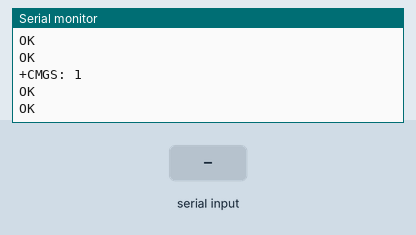
Recording of a sketch running on a simulated Arduino Mega 2560, built with avr-gcc and run on an emulated ATmega2560. Parts: the last lines printed to the serial monitor. Inputs (shaded band) come from the test bench. The modem accepts every AT command (registered, SIM ready, sends succeed) and sends nothing else.

Above: at 7.8 s.
7.9 s: "1" received over the second serial link
At 10.6 s:
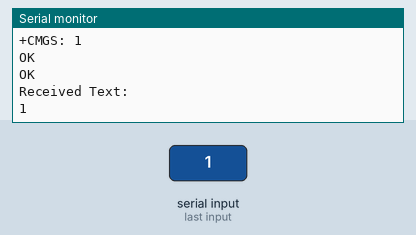
10.9 s: "0" received over the second serial link
At 13.2 s:
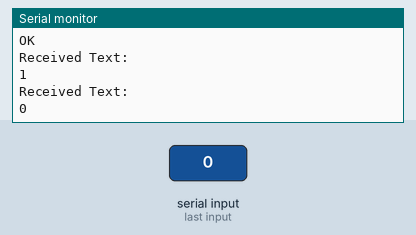

Measured:
- after the input at 7.9 s, the serial monitor: prints a new line after 1.8 s (image 1)
- after the input at 10.9 s, the serial monitor: prints a new line after 1.8 s (image 2)

The sketch:

GSM-ATCommands.ino
```cpp
#include <SoftwareSerial.h>

SoftwareSerial gsmSerial(53, 52);
String inText;
String phoneNumber = "+639171709038";

void setup()
{
  Serial.begin(9600);
  initGSM();
  sendSMS("Testing");
}

void loop()
{
  receiveSMS();
  //sendSMS("Testing");

  delay(1000);
}

void initGSM()
{
  gsmSerial.begin(9600);

  while (!gsmSerial.available())
  {
    gsmSerial.println("AT");
    delay(1000);
    Serial.println("Connecting...");
  }

  Serial.println("Connected!");
  gsmSerial.println("AT+CMGF=1");
  updateSerial();

  gsmSerial.println("AT + CMGS = \"" + phoneNumber + "\"");
  updateSerial();

  gsmSerial.print("GSM initialized.");
  updateSerial();

  gsmSerial.write((char)26);
  updateSerial();


  // Receive mode.
  gsmSerial.print("AT+CNMI=1,2,0,0,0\r");
  delay(1000);
}

void sendSMS(String message)
{
  gsmSerial.println("AT+CMGF=1");
  updateSerial();

  gsmSerial.println("AT + CMGS = \"" + phoneNumber + "\"");
  updateSerial();

  gsmSerial.print(message);
  updateSerial();

  gsmSerial.write((char)26);
  updateSerial();

  // Receive mode.
  gsmSerial.print("AT+CNMI=1,2,0,0,0\r");
  updateSerial();
}

void receiveSMS()
{
  if (gsmSerial.available() > 0)
  {
    //Get the character from the cellular serial port
    inText = gsmSerial.readString();

    Serial.println("Received Text: ");
    Serial.println(inText);

    inText = "";
  }
}

void updateSerial()
{
  delay(500);

  while (Serial.available())
  {
    gsmSerial.write(Serial.read());//Forward what Serial received to Software Serial Port
  }
  while (gsmSerial.available())
  {
    Serial.write(gsmSerial.read());//Forward what Software Serial received to Serial Port
  }
}
```
